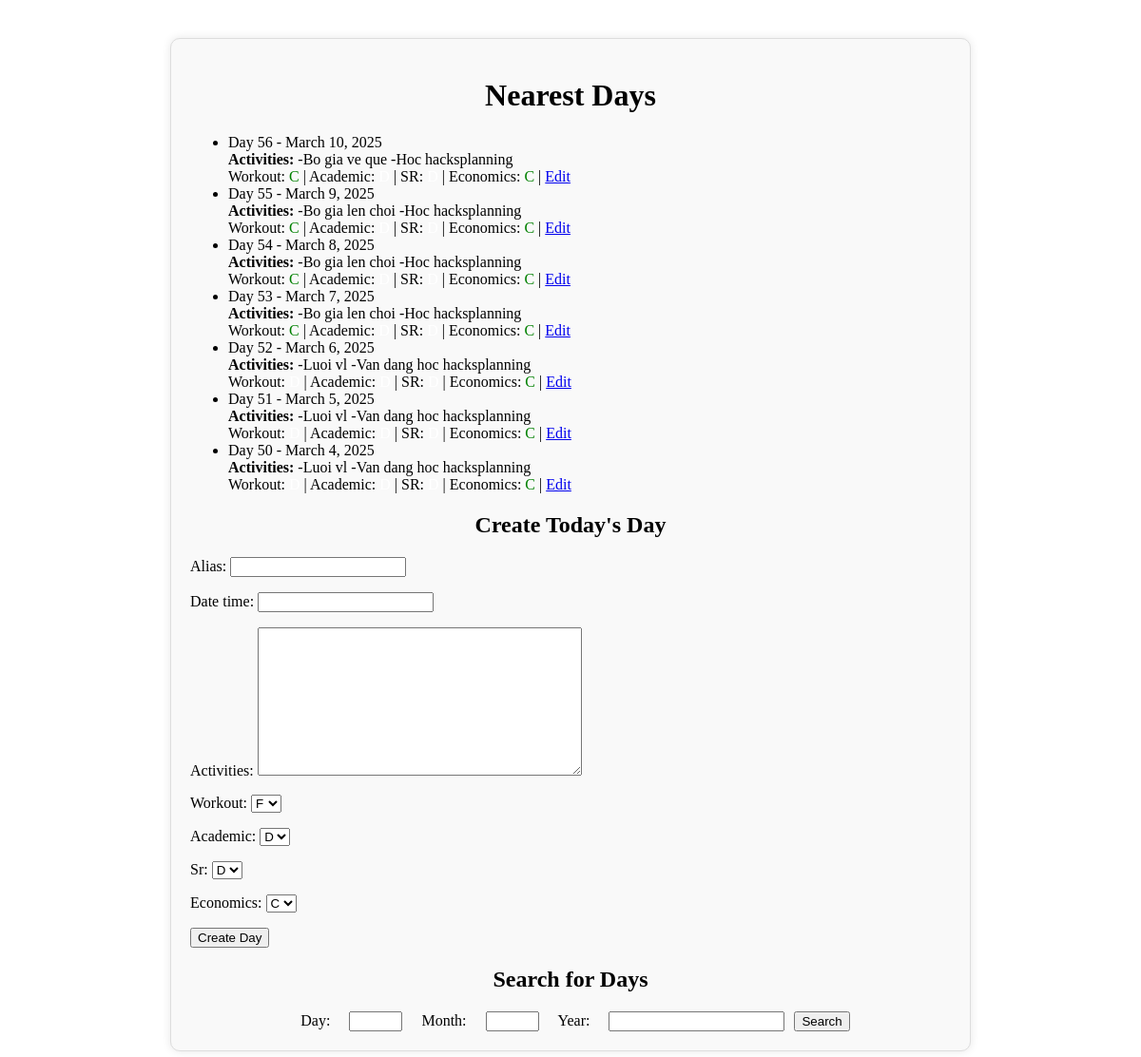
The page / on the database its author committed.
### days/models.py (models this page shows, shortened)
class Day(models.Model):
    ALIAS_CHOICES = ['F', 'E', 'D', 'C', 'B', 'A', 'S']
    alias = models.CharField(max_length=100)
    date_time = models.DateTimeField()
    activities = models.TextField()
    workout = models.CharField(max_length=1, choices=[(choice, choice) for choice in ALIAS_CHOICES], default='F')
    academic = models.CharField(max_length=1, choices=[(choice, choice) for choice in ALIAS_CHOICES], default='D')
    sr = models.CharField(max_length=1, choices=[(choice, choice) for choice in ALIAS_CHOICES], default='D')
    economics = models.CharField(max_length=1, choices=[(choice, choice) for choice in ALIAS_CHOICES], default='C')

### days/views.py (the view)
# urls.py: path('', views.index, name='index'),
def index(request):
    today = timezone.now()
    nearest_days = Day.objects.filter(date_time__lte=today).order_by('-date_time')[:7]
    if request.method == "POST":
        form = DayForm(request.POST)
        if form.is_valid():
            date_time = form.cleaned_data['date_time']
            alias = form.cleaned_data['alias']
            day = date_time.day
            day_month = date_time.month
            day_year = date_time.year
            new_date_time = timezone.make_aware(datetime.datetime(day_year, day_month, day, 12, 0, 0), timezone.get_default_timezone())
            existing_alias = Day.objects.filter(alias = alias).first()
            existing_day = Day.objects.filter(date_time__day = day, date_time__month=day_month, date_time__year=day_year).first()
            if existing_day:
                return redirect('edit_day', day_id=existing_day.id)
            elif existing_alias:
                return redirect('edit_day', day_id=existing_alias.id)
            else:
                new_day = Day(
                    alias=form.cleaned_data['alias'],
                    date_time=new_date_time,
                    activities=form.cleaned_data['activities'],
                    workout=form.cleaned_data['workout'],
                    academic=form.cleaned_data['academic'],
                    sr=form.cleaned_data['sr'],
                    economics=form.cleaned_data['economics']
                )
                new_day.save()
    else:
        form = DayForm()
    return render(request, 'days/index.html', {'nearest_days': nearest_days, 'form': form})

### days/forms.py
class DayForm(forms.ModelForm):
    class Meta:
        model = Day
        fields = ['alias', 'date_time', 'activities', 'workout', 'academic', 'sr', 'economics']

### days/templatetags/rating_colors.py (called while the page is built)
@register.filter
def rating_color(rating):
    colors = {
        'F': 'black',
        'E': 'gray',
        'D': 'white',
        'C': 'green',
        'B': 'blue',
        'A': 'purple',
        'S': 'red'
    }
    return colors.get(rating, 'black')

### days/templates/days/index.html (shortened to what this page needs)
{% load rating_colors %}
<!DOCTYPE html>
<html lang="en">
  <head>
  </head>
  <body>
    <div class="container">
      <h1>Nearest Days</h1>
      <ul>
        {% for day in nearest_days %}
          <li>
            {{ day.alias }} - {{ day.date_time|date:"F j, Y" }}<br />
            <strong>Activities:</strong> {{ day.activities }}<br />
            Workout: <span style="color: {{ day.workout|rating_color }}">{{ day.workout }}</span> |
            Academic: <span style="color: {{ day.academic|rating_color }}">{{ day.academic }}</span> |
            SR: <span style="color: {{ day.sr|rating_color }}">{{ day.sr }}</span> |
            Economics: <span style="color: {{ day.economics|rating_color }}">{{ day.economics }}</span> |            <a href="{% url 'edit_day' day.id %}">Edit</a>
          </li>
        {% endfor %}
      </ul>
      <h2>Create Today's Day</h2>
      <form method="post">
        {% csrf_token %} {{ form.as_p }}
        <button type="submit">Create Day</button>
      </form>
      <h2>Search for Days</h2>
      <form action="{% url 'search' %}" method="get" class="search-form">
        <label for="day">Day:</label>
        <input type="number" name="day" min="1" max="31">
        <label for="month">Month:</label>
        <input type="number" name="month" min="1" max="12">
        <label for="year">Year:</label>
        <input type="number" name="year">
        <button type="submit">Search</button>
      </form>
    </div>
  </body>
</html>

### days/templates/days/index.html (style rules this page uses)
.container { max-width: 800px; margin: 40px auto; padding: 20px; background-color: #f9f9f9; border: 1px solid #ddd; border-radius: 10px; box-shadow: 0 0 10px rgba(0, 0, 0, 0.1); }
.container h1, .container h2 { text-align: center; }
.search-form { display: flex; flex-direction: row; justify-content: center; align-items: center; }
.search-form label, .search-form input { margin: 0 10px; }

### rows shown on the page
Day: alias "Day 56", date_time "March 10, 2025", activities "-Bo gia ve que -Hoc hacksplanning", workout "C", economics "C"
Day: alias "Day 55", date_time "March 9, 2025", activities "-Bo gia len choi -Hoc hacksplanning", workout "C", economics "C"
Day: alias "Day 54", date_time "March 8, 2025", activities "-Bo gia len choi -Hoc hacksplanning", workout "C", economics "C"
Day: alias "Day 53", date_time "March 7, 2025", activities "-Bo gia len choi -Hoc hacksplanning", workout "C", economics "C"
Day: alias "Day 52", date_time "March 6, 2025", activities "-Luoi vl -Van dang hoc hacksplanning", economics "C"
Day: alias "Day 51", date_time "March 5, 2025", activities "-Luoi vl -Van dang hoc hacksplanning", economics "C"
Day: alias "Day 50", date_time "March 4, 2025", activities "-Luoi vl -Van dang hoc hacksplanning", economics "C"
